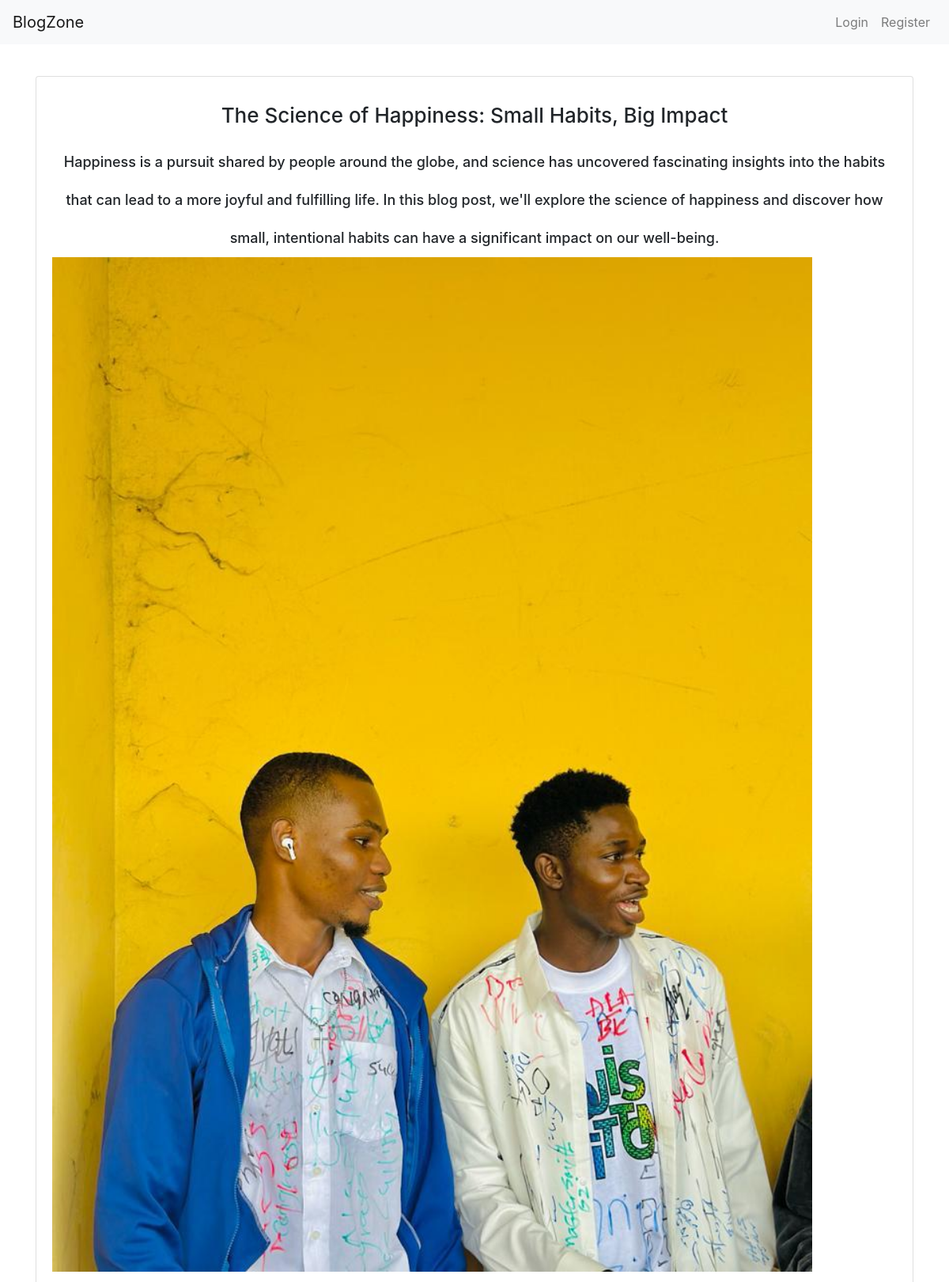
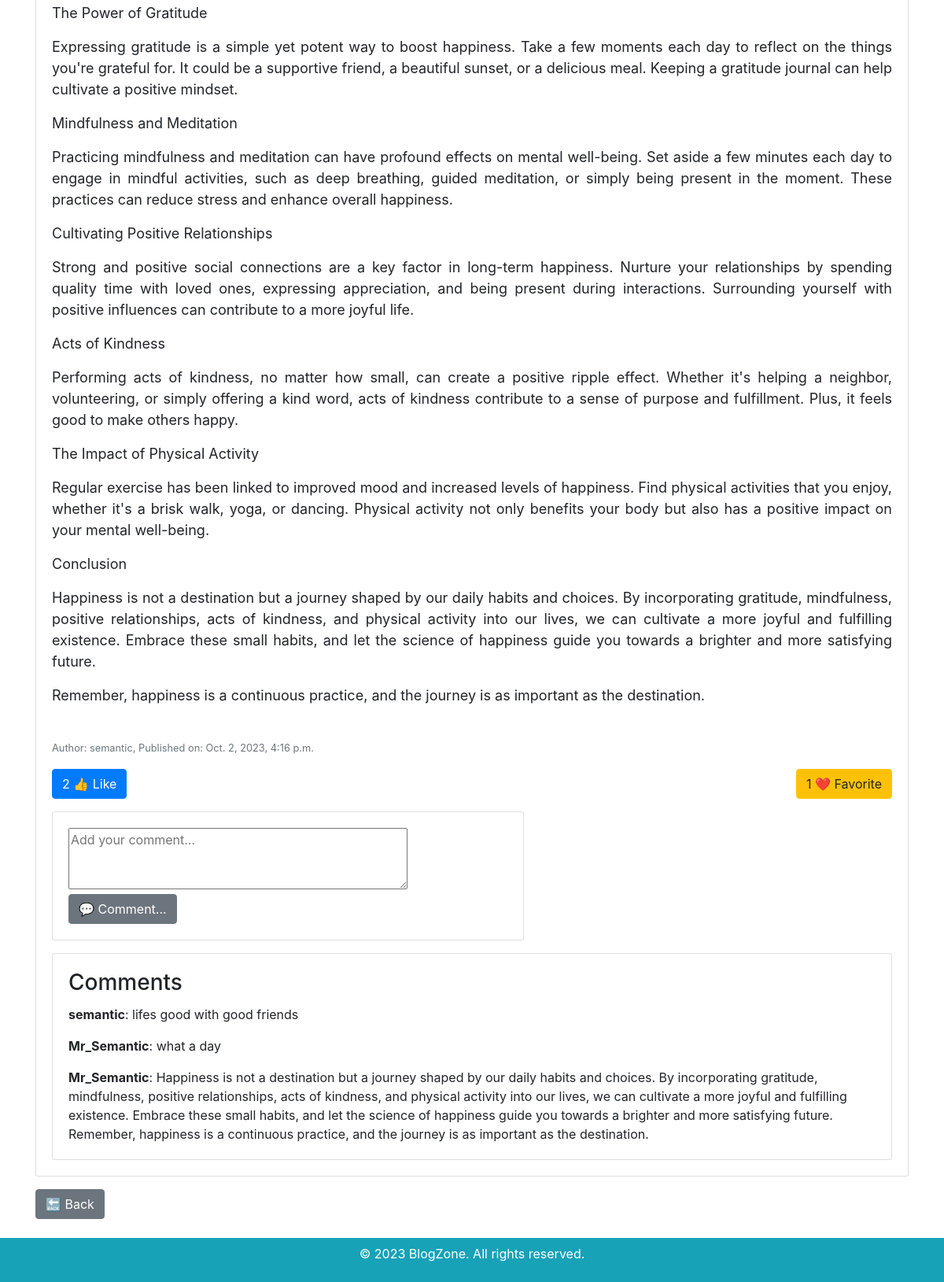
The app's page /blog/2/ with its own data (2 pictures, top to bottom).
### blog/models.py (models this page shows, shortened)
class Post(models.Model):
    title = models.CharField(max_length=255)
    short_description = models.CharField(max_length=255)
    cover_image = models.ImageField(upload_to='post_covers/', null=True, blank=True)
    content = RichTextUploadingField()
    author = models.ForeignKey(User, on_delete=models.CASCADE)
    timestamp = models.DateTimeField(auto_now_add=True)
    likes = models.ManyToManyField(User, related_name='liked_posts', blank=True)
    favorites = models.ManyToManyField(User, related_name='favorited_posts', blank=True)
    category = models.ForeignKey(Category, on_delete=models.CASCADE)  # ForeignKey relationship with Category model
    class Meta:
        verbose_name = 'Post'
        verbose_name_plural = 'Posts'

class Comment(models.Model):
    post = models.ForeignKey(Post, on_delete=models.CASCADE, related_name='comments')
    author = models.ForeignKey(User, on_delete=models.CASCADE)
    text = models.TextField()
    timestamp = models.DateTimeField(auto_now_add=True)

### blog/views.py (the view, shortened to what this page needs)
# urls.py: path('<int:pk>/', post_detail, name='post_detail'),
def post_detail(request, pk):
    post = get_object_or_404(Post, pk=pk)
    comments = post.comments.all()
    comment_form = CommentForm()
    likes_count = post.likes.count()
    favorites_count = post.favorites.count()
    is_liked = False
    if post.likes.filter(id=request.user.id).exists():
        is_liked = True
    context = {
        'post': post,
        'comments': comments,
        'is_liked': is_liked,
        'comment_form': comment_form,
        'likes_count': likes_count,
        'favorites_count': favorites_count,
    }
    return render(request, 'blog/post_detail.html', context)

### blog/forms.py
class CommentForm(forms.ModelForm):
    text = forms.CharField(widget=forms.Textarea(attrs={'rows': 3, 'placeholder': 'Add your comment...'}), label='')
    class Meta:
        model = Comment
        fields = ['text']

### templates/blog/post_detail.html (shortened to what this page needs)
{% extends 'base.html' %}
{% load custom_filters %}
{% block content %}
  <div class="card mt-3">
    <div class="card-body">
      <div>
        {{ post.content|safe }}
              <div class="card-text mt-auto">
                <small class="text-muted">Author: {{ post.author.username }}, Published on: {{ post.timestamp }}</small>
              </div>
      </div>
      <div class="d-flex justify-content-between align-items-center mt-3">
        <form method="post" action="{% url 'blog:like_post' pk=post.pk %}">
          <button type="submit" class="btn btn-primary">
            <span id="likes-count">{{ likes_count }}</span>
            {% if request.user.is_authenticated %}
              {% if post|has_liked:request.user %}
                👎 Unlike
              {% else %}
                👍 Like
              {% endif %}
            {% else %}
              👍 Like
            {% endif %}
          </button>
        </form>
        <form method="post" action="{% url 'blog:favorite_post' pk=post.pk %}">
          <button type="submit" class="btn btn-warning">
            <span id="favorites-count">{{ favorites_count }}</span>
            {% if request.user.is_authenticated %}
              {% if post|has_favorited:request.user %}
              💔 Unfavorite
              {% else %}
              ❤️ Favorite
              {% endif %}
            {% else %}
            ❤️ Favorite
            {% endif %}
          </button>
        </form>
      </div>
      <div class="card mt-3" style="max-width: 600px;">
        <div class="card-body">
          <form id="comment-form" method="post" action="{% url 'blog:add_comment' pk=post.pk %}">
            {{ comment_form.text }}
            <button type="submit" class="btn btn-secondary">💬 Comment...</button>
          </form>
        </div>
      </div>
      <div class="card mt-3">
        <div class="card-body">
            <h3 class="card-title">Comments</h3>
            {% for comment in comments %}
                <p class="card-text">
                    <strong>{{ comment.author.get_full_name|default:comment.author.username }}</strong>: {{ comment.text }}
                </p>
            {% endfor %}
        </div>
      </div>
    </div>
  </div>
  <a href="{% url 'blog:post_list' %}" class="btn btn-secondary mt-3">🔙 Back</a>
{% endblock %}

### templates/base.html (style rules this page uses)
body { display: flex; flex-direction: column; min-height: 100vh; }

### records on screen
Post: content "The Science of Happiness: Small Habits, Big Impact Happiness is a pursuit shared by people around the globe, and science has uncovered fascinating insights into the habits that can lead to a more joyful and fulfilling life. In this blog post, we'll explore the science of happiness and discover how small, intentional habits can have a significant impact on our well-being. The Power of Gratitude Expressing gratitude is a simple yet potent way to boost happiness. Take a few moments each day to reflect on the things you're grateful for. It could be a supportive friend, a beautiful sunset, or a delicious meal. Keeping a gratitude journal can help cultivate a positive mindset. Mindfulness and…", content (picture), author.username "semantic", timestamp "Oct. 2, 2023, 4:16 p.m."
Comment: author.get_full_name "semantic", text "lifes good with good friends"
Comment: author.get_full_name "Mr_Semantic", text "what a day"
Comment: author.get_full_name "Mr_Semantic", text "Happiness is not a destination but a journey shaped by our daily habits and choices. By incorporating gratitude, mindfulness, positive relationships, acts of kindness, and physical activity into our lives, we can cultivate a more joyful and fulfilling existence. Embrace these small habits, and let the science of happiness guide you towards a brighter and more satisfying future. Remember, happiness is a continuous practice, and the journey is as important as the destination."

### other values on screen
{{ likes_count }} "2"
{{ favorites_count }} "1"
